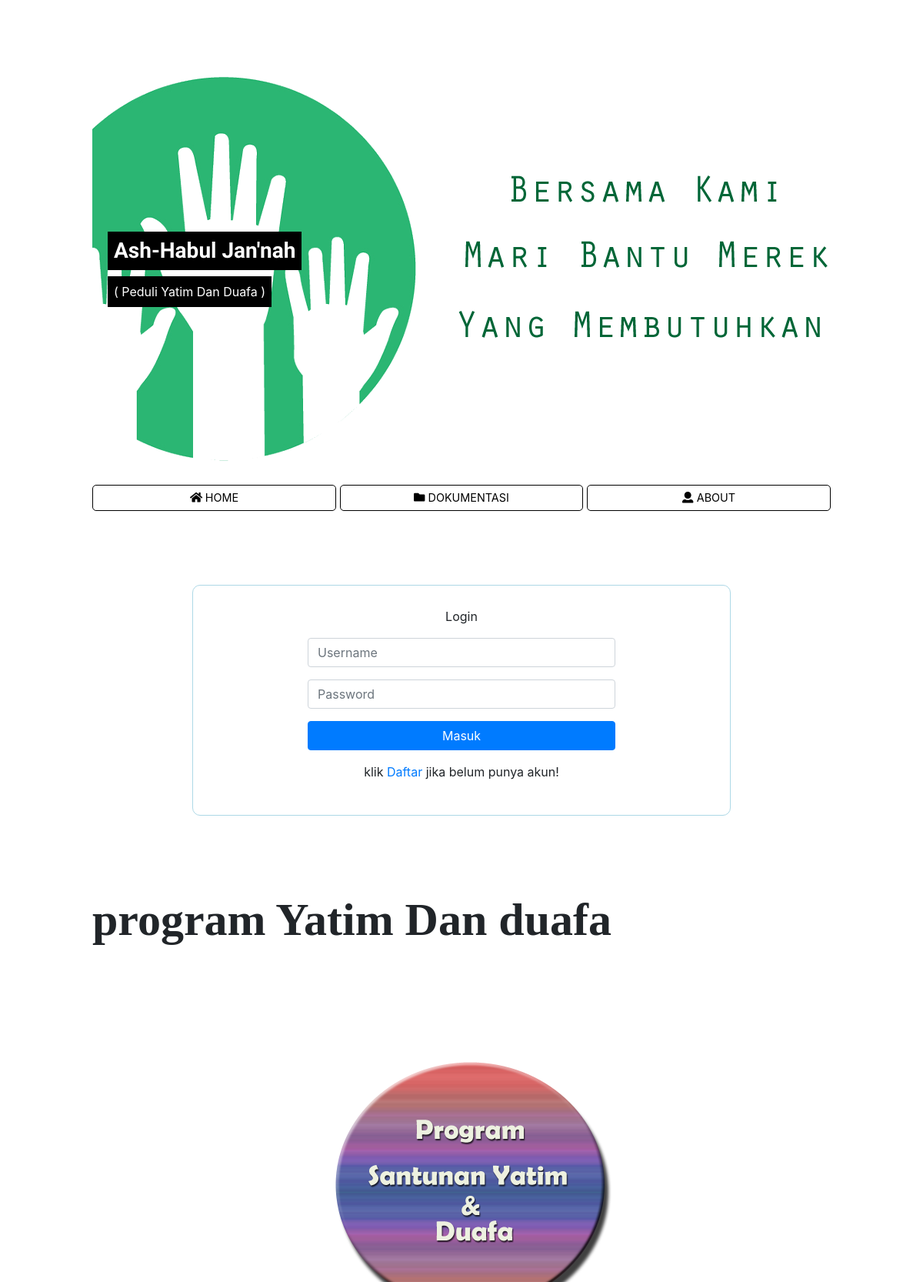
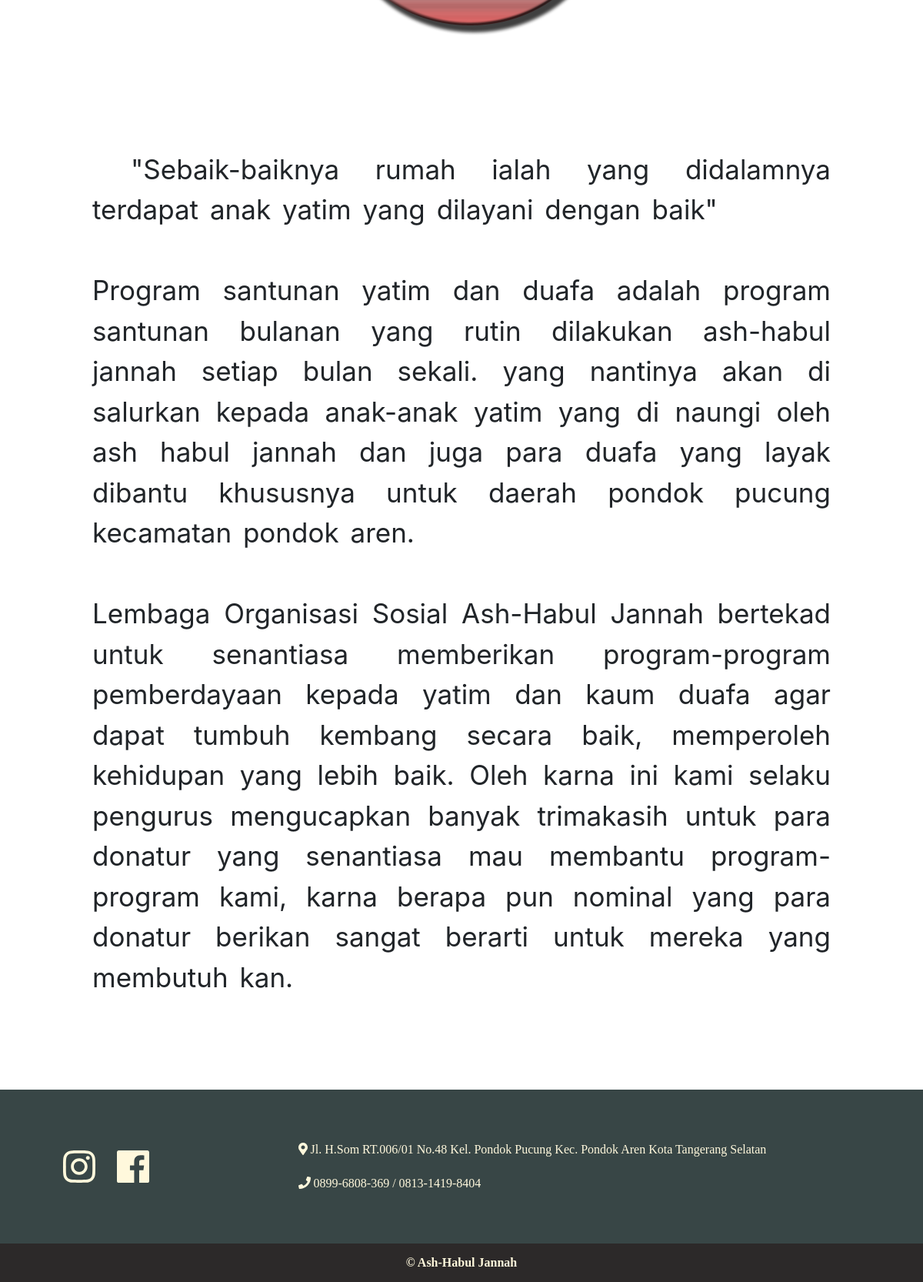
The app's page /home/detailProgram/3 with its own data (2 pictures, top to bottom).
### tables this page shows
CREATE TABLE `program` (
  `kd_program` int(11) NOT NULL,
  `nama_program` varchar(50) NOT NULL,
  `deskripsi` text NOT NULL,
  `image_program` varchar(100) NOT NULL
);

### application/controllers/Home.php (called while the page is built, shortened)
<?php
    class Home extends CI_Controller{
        public function __construct()
        {
            $this->load->model('Registrasi_model');
            $this->load->model('Login_model');
            $this->load->model('Program_model');
            $this->load->model('Donasi_model');
        }
        public function detailProgram ($kd_program)
        {
            $data['judul'] = 'Detail Program';
            $data['program'] = $this->Program_model->byId($kd_program);
            $this->load->view('templates/header', $data);
            $this->load->view('home/programDetail');
            $this->load->view('templates/footer');
        }
    }
?>

### index.php (called while the page is built, shortened)
<?php
require_once BASEPATH.'core/CodeIgniter.php';

### application/models/Program_model.php (called while the page is built, shortened)
<?php
    class Program_model extends CI_Model{
        public function byId($kd_program)
        {
            $this->db->from('program');
            $this->db->where('kd_program', $kd_program);
            return $query = $this->db->get()->result_array();
        }
    }
?>

### application/views/home/programDetail.php (the view, shortened to what this page needs)
<div class="content">
    <div class="login">
        <div class="loginitem">
            <form action="<?= base_url('home/validasilogin'); ?>" method="POST">
                <div class="form-group">
                    <center>Login</center>
                </div>
                <div class="form-group">
                    <input type="text" class="form-control" name="username" placeholder="Username">
                </div>
                <div class="form-group">
                    <input type="password" class="form-control" name="password" placeholder="Password">
                </div>
                <div class="form-group">
                    <button type="submit" class="btn btn-primary btn-block">Masuk</button>
                </div>
                <div class="form-group">
                    <center>klik <a href="" data-toggle="modal" data-target="#formModaldaftar">Daftar</a> jika belum punya akun!</center>
                </div>
            </form>
        </div>
    </div>
    <div class="content2">
        <?php foreach ($program as $item) : ?>
            <div class="detailProgram">
                <div class="headProgram">
                    <img class="imgProgram" src="<?= base_url() ?>/images/<?= $item['image_program'] ?>">
                </div>
                <div class="namaProgram">
                    <?= $item['nama_program'] ?>
                </div>
                <div class="deskripsiProgram">
                    <?= $item['deskripsi'] ?>
                </div>
            </div>
        <?php endforeach; ?>
    </div>
</div>

### assets/css/aj.css (style rules this page uses)
* { margin: 0; padding: 0; }
.login { display: grid; grid-template-columns: repeat(auto-fit, minmax(200px, 700px)); place-content: center; margin-top: 40px; min-height: 300px; margin-bottom: 40px; }
.loginitem { display: grid; place-content:center; grid-template-columns: repeat(auto-fit, minmax(100px, 400px)); min-height: 300px; border: 1px solid lightblue; border-radius: 10px; }
.content { display: grid; grid-template-columns: 1fr; gap: 50px; margin-top: 20px; }
.detailProgram { display: grid; grid-template-areas: 'namaProgram' 'headProgram' 'deskripsiProgram' 'dock'; gap: 20px; }
.headProgram { display: grid; grid-area: headProgram; place-content: center; margin-bottom: 40px; }
.imgProgram { width: 100%; height: 500px; }
.namaProgram { display: grid; grid-area: namaProgram; place-content:center start; font-size: 60px; font-weight: 700; font-family: Georgia, 'Times New Roman', Times, serif; margin-bottom: 40px; }
.deskripsiProgram { display: grid; grid-area: deskripsiProgram; grid-template-columns: repeat(auto-fit, minmax(400px, 1fr)); place-content: center start; font-size: 35px; text-align: justify; word-spacing: 5px; text-indent: 50px; white-space: pre-line; }
.content2 { display: grid; }

### records on screen
program: image_program (picture), nama_program "program Yatim Dan duafa", deskripsi "\"Sebaik-baiknya rumah ialah yang didalamnya terdapat anak yatim yang dilayani dengan baik\" Program santunan yatim dan duafa adalah program santunan bulanan yang rutin dilakukan ash-habul jannah setiap bulan sekali. yang nantinya akan di salurkan kepada anak-anak yatim yang di naungi oleh ash habul jannah dan juga para duafa yang layak dibantu khususnya untuk daerah pondok pucung kecamatan pondok aren. Lembaga Organisasi Sosial Ash-Habul Jannah bertekad untuk senantiasa memberikan program-program pemberdayaan kepada yatim dan kaum duafa agar dapat tumbuh kembang secara baik, memperoleh kehidupan yang lebih baik. Oleh karna ini kami selaku pengurus mengucapkan banyak trimakasih untuk para…"
